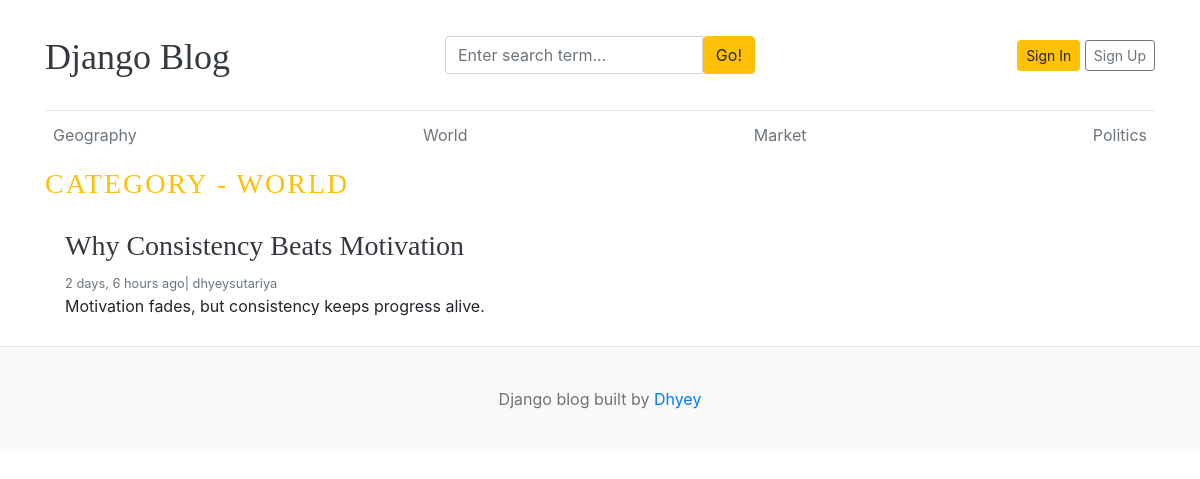
The page /category/5 on the database its author committed.
### blogs/models.py (models this page shows, shortened)
class Category(models.Model):
    category_name=models.CharField(max_length=50,unique=True)
    created_at=models.DateTimeField(auto_now_add=True)
    updated_at=models.DateTimeField(auto_now=True)
    class Meta:
        verbose_name_plural='categories'

class Blog(models.Model):
    title=models.CharField(max_length=100)
    slug=models.SlugField(max_length=150,unique=True,blank=True)
    category=models.ForeignKey(Category,on_delete=models.CASCADE)
    author=models.ForeignKey(User,on_delete=models.CASCADE)
    featured_image =models.ImageField(upload_to='uploads/%Y/%m/%d')
    short_description=models.CharField(max_length=500)
    blog_body=models.CharField(max_length=2000)
    status=models.CharField(max_length=50,choices=STATUS_CHOICES,default='Draft')
    is_featured=models.BooleanField(default=False)
    created_at=models.DateTimeField(auto_now_add=True)
    updated_at=models.DateTimeField(auto_now=True)

### blogs/views.py (the view)
# urls.py: path('<int:category_id>',views.posts_by_category,name='posts_by_category')
def posts_by_category(request,category_id):
    blogs=Blog.objects.filter(status='Published',category=category_id)
    category=get_object_or_404(Category,pk=category_id)
    data={
        'blogs':blogs,
        'category':category
    }
    return render(request,'posts_by_category.html',data)

### blogs/context_processors.py (called while the page is built)
def get_categories(request):
    categories=Category.objects.all()
    return dict(categories=categories)

def get_social_links(request):
    social_links=SocialLink.objects.all()
    return dict(social_links=social_links)

### templates/posts_by_category.html (shortened to what this page needs)
{% extends "base.html" %}
{% block content %}
      <h3 class="text-uppercase text-warning" style='letter-spacing:2px'>Category - {{category.category_name}}</h3>
      <div class="row mb-2">
        {% if blogs %}
        {% for blog in blogs %}
        <div class="col-md-6">
          <div class="card border-0">
            <div class="card-body">
              <h3><a class='text-dark' href='{% url "blogs" blog.slug %}'>{{blog.title}}</a></h3>
              <small class="mb-1 text-muted">{{blog.created_at | timesince}} ago| {{blog.author}}</small>
              <p class="card-text">
                {{blog.short_description | truncatewords:15}}
              </p>
            </div>
          </div>
        </div>
        {% endfor %}
        {% else %}
         <p>No Posts Found</p>
         {% endif %}
      </div>
    </div>
    {% endblock  %}

### templates/header.html (shortened to what this page needs)
{% load static %}
<!DOCTYPE html>
<html lang="en">
  <head>
    <link
      href="https://getbootstrap.com/docs/4.0/dist/css/bootstrap.min.css"
      rel="stylesheet"
    />
    <link
    rel="stylesheet"
    href="https://cdn.jsdelivr.net/npm/bootstrap-icons@1.11.3/font/bootstrap-icons.css"
    />
    <link href="{% static 'css/blog.css' %}" rel="stylesheet" />
  </head>
  <body>
    <div class="container">
      <header class="blog-header py-3">
        <div class="row flex-nowrap justify-content-between align-items-center">
          <div class="col-4 pt-1">
            <a class="blog-header-logo text-dark" href="/">Django Blog</a>
          </div>
          <div class="col-4">
            <form action="{% url "search" %}" method="GET">
              <div class="card border-0">
                <div class="card-body">
                  <div class="input-group">
                    <input
                      class="form-control"
                      type="text"
                      placeholder="Enter search term..."
                      aria-label="Enter search term..."
                      aria-describedby="button-search"
                      name='keyword'
                      value='{{keyword}}'
                    />
                    <button
                      class="btn btn-warning"
                      type="submit"
                      id="button-search"
                      type="button"
                    >
                      Go!
                    </button>
                  </div>
                </div>
              </div>
            </form>
          </div>
          <div class="col-4 d-flex justify-content-end align-items-center">
            {% if not user.is_authenticated %}
            <a class="btn btn-sm btn-warning" href="{% url "login" %}">Sign In</a> &nbsp;
            <a class="btn btn-sm btn-outline-secondary" href="{% url "register" %}">Sign Up</a>
            {% else %}
                <span class="btn btn-warning"><a class='text-dark' href='{% url "dashboard" %}'>Dashboard</a></span>
                &emsp;
                <span class="btn btn-warning"><a class='text-dark' href='{% url "logout" %}'>Logout</a></span>
            {% endif %}
          </div>
        </div>
      </header>
      <div class="nav-scroller py-1 mb-2">
        <nav class="nav d-flex justify-content-between">
          {% for category in categories %}
          <a
            class="p-2 text-muted"
            href="{% url 'posts_by_category' category.id %}"
            >{{category.category_name}}</a
          >
          {% endfor %}
        </nav>
      </div>

### blog_main/static/css/blog.css (style rules this page uses)
.blog-header { border-bottom: 1px solid #e5e5e5; }
.blog-header-logo { font-family: "Playfair Display", Georgia, "Times New Roman", serif; font-size: 2.25rem; }
h1, h2, h3, h4, h5, h6 { font-family: "Playfair Display", Georgia, "Times New Roman", serif; }

### rows shown on the page
Category: category_name "Geography"
Category: category_name "World", category_name "WORLD"
Category: category_name "Market"
Category: category_name "Politics"
Blog: title "Why Consistency Beats Motivation", created_at "2 days, 6 hours", author "dhyeysutariya", short_description "Motivation fades, but consistency keeps progress alive."
